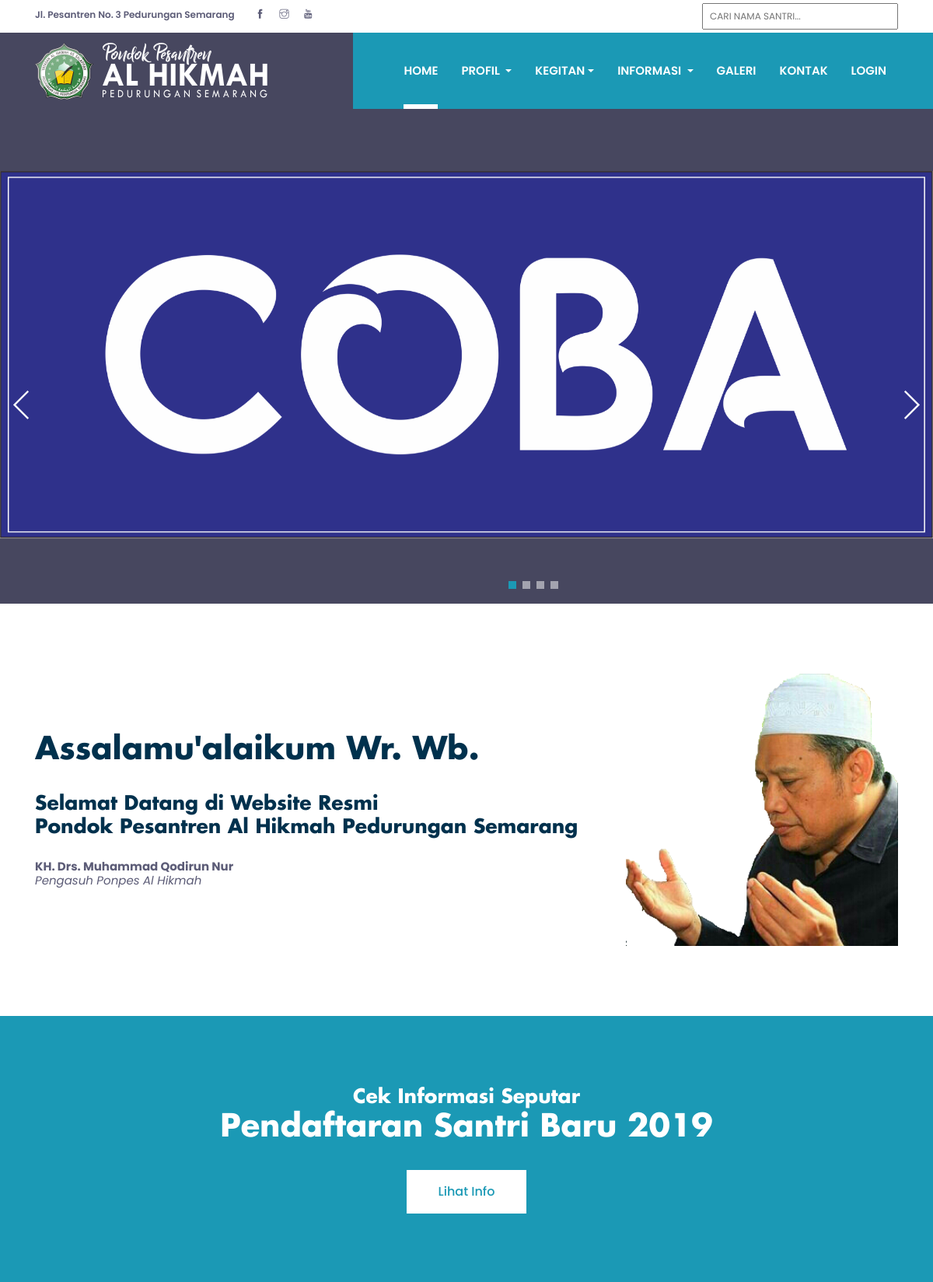
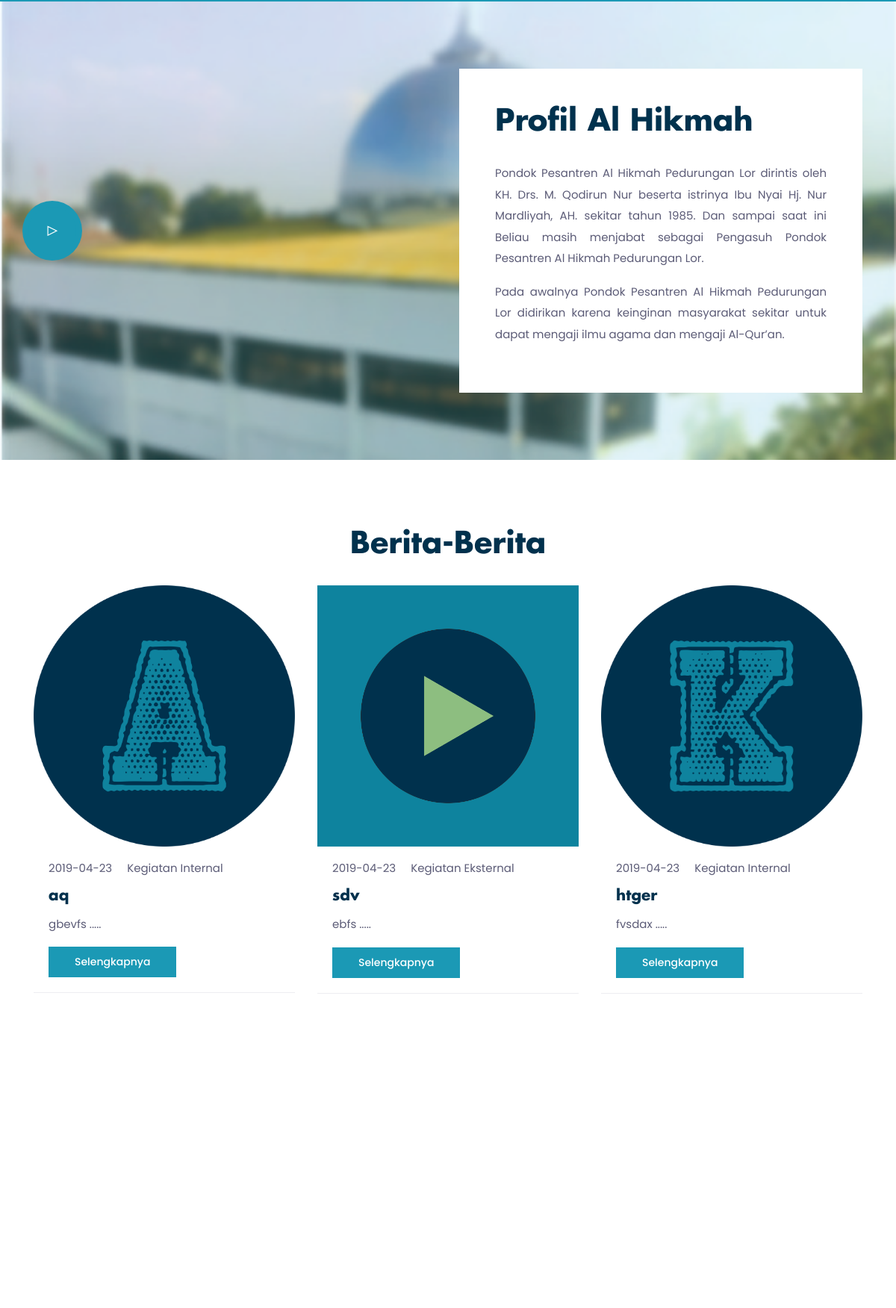
The page / (upper part) on the database its author committed (2 pictures, top to bottom).
### tables this page shows
CREATE TABLE `slider` (
  `no` int(5) NOT NULL,
  `tanggal` date NOT NULL,
  `judul` varchar(20) NOT NULL,
  `gambar` varchar(20) NOT NULL
);

CREATE TABLE `berita` (
  `id_berita` int(5) NOT NULL,
  `tanggal` date NOT NULL,
  `id_label` int(4) NOT NULL DEFAULT '0',
  `judul` varchar(100) NOT NULL,
  `isi` varchar(4000) NOT NULL,
  `gambar` varchar(20) NOT NULL
);

CREATE TABLE `label` (
  `id_label` int(11) NOT NULL,
  `ket` varchar(30) DEFAULT ''
);

### index.php (the view, shortened to what this page needs)
<?php
include 'koneksi.php';
$sql1 = "SELECT * FROM slider order By no desc";
$sql2 = "SELECT * FROM berita join label using(id_label) limit 3";
$result1 = mysqli_query($conn, $sql1);
$result2 = mysqli_query($conn, $sql2);
?>
<!DOCTYPE html>
<html lang="zxx">
<head>
  <link rel="stylesheet" href="plugins/bootstrap/bootstrap.min.css">
  <link rel="stylesheet" href="plugins/slick/slick.css">
  <link rel="stylesheet" href="plugins/themify-icons/themify-icons.css">
  <link rel="stylesheet" href="plugins/animate/animate.css">
  <link rel="stylesheet" href="plugins/aos/aos.css">
  <link rel="stylesheet" href="plugins/venobox/venobox.css">
  <link href="css/style.css" rel="stylesheet">
</head>
<body>
  <header class="fixed-top header">
    <div class="top-header py-1 bg-white">
      <div class="container">
        <div class="row no-gutters">
          <div class="col-lg-4 text-center text-lg-left">
            <a class="text-color mr-3">Jl. Pesantren No. 3 Pedurungan Semarang</a>
            <ul class="list-inline d-inline">
              <li class="list-inline-item mx-0"><a class="d-inline-block p-2 text-color" href="https://web.facebook.com/ppalhikmahsmg/"><i class="ti-facebook"></i></a></li>
              <li class="list-inline-item mx-0"><a class="d-inline-block p-2 text-color" href="https://www.instagram.com/ppalhikmahsmg/"><i class="ti-instagram"></i></a></li>
              <li class="list-inline-item mx-0"><a class="d-inline-block p-2 text-color" href="https://www.youtube.com/channel/UCld4GHv_Tu-IoTsuRrGj5Yw"><i class="ti-youtube"></i></a></li>
            </ul>
          </div>
          <div class="col-lg-8 text-center text-lg-right">
            <ul class="list-inline">
              <form action="datacari.php">
                <div class="input-wrapper">
                  <input class="text-uppercase text-color p-sm-2 py-2 px-0 d-inline-block" name="cari" placeholder="Cari Nama Santri...">
                </div>
              </form>
            </ul>
          </div>
        </div>
      </div>
    </div>
    <div class="navigation w-100">
      <div class="container">
        <nav class="navbar navbar-expand-lg navbar-light p-0">
          <a class="navbar-brand" href="index.php"><img src="images/logo.png" alt="logo"></a>
        <div class="collapse navbar-collapse" id="navigation">
          <ul class="navbar-nav ml-auto text-center">
            <li class="nav-item active">
              <a class="nav-link" href="index.php">Home</a>
            </li>
            <li class="nav-item dropdown view">
              <a class="nav-link dropdown-toggle" href="#" id="navbarDropdown" role="button" data-toggle="dropdown"
              aria-haspopup="true" aria-expanded="false">
              Profil
            </a>
          </li>
          <li class="nav-item dropdown view">
            <a class="nav-link dropdown-toggle" href="#" id="navbarDropdown" role="button" data-toggle="dropdown"
            aria-haspopup="true" aria-expanded="false">
          Kegitan</a>
        </li>
        <li class="nav-item dropdown view">
          <a class="nav-link dropdown-toggle" href="#" id="navbarDropdown" role="button" data-toggle="dropdown"
          aria-haspopup="true" aria-expanded="false">
          Informasi
        </a>
      </li>
      <li class="nav-item">
        <a class="nav-link" href="galeri.php">GALERI</a>
      </li>
      <li class="nav-item">
        <a class="nav-link" href="kontak.php">KONTAK</a>
      </li>
      <li class="nav-item">
        <a class="nav-link" href="login/index.php">LOGIN</a>
      </li>
    </ul>
  </div>
</nav>
</div>
</div>
</header>
  <section class="hero-section overlay bg-cover">
    <div class="hero-slider">
          <?php while($img = mysqli_fetch_array($result1)){
            ?>
            <div class="slider-item">
              <img src="Admin/img/slider/<?= $img['gambar']; ?>" style="width: 100%;">
                  </div>
                  <?php
                }
                ?>
      </div>
    </section>
<section class="section">
  <div class="container">
    <div class="row align-items-center">
      <div class="col-md-8 order-2 order-md-1">
        <h2 class="section-title">Assalamu'alaikum Wr. Wb.</h2>
        <h3>Selamat Datang di Website Resmi <br>Pondok Pesantren Al Hikmah Pedurungan Semarang</h3>
        <br>
        <p2><b>KH. Drs. Muhammad Qodirun Nur</b><br>
          <i>Pengasuh Ponpes Al Hikmah</i></p2>
        </div>
        <div class="col-md-4 order-1 order-md-2 mb-4 mb-md-0">
          <img class="img-fluid w-100" src="images/abah.png" alt="about image">
        </div>
      </div>
    </div>
  </section>
  <section class="section bg-primary">
    <div class="container">
      <div class="row">
        <div class="col-12 text-center">
          <h3 class="text-white font-secondary mb-0">Cek Informasi Seputar</h3>
          <h2 class="section-title text-white">Pendaftaran Santri Baru 2019</h2>
          <a href="pendaftaran.html" class="btn btn-secondary">Lihat Info</a>
        </div>
      </div>
    </div>
  </section>
  <section class="section bg-cover" data-background="images/profil.jpg">
    <div class="container">
      <div class="row">
        <div class="col-lg-6 col-sm-4 position-relative success-video">
          <a class="play-btn venobox" href="https://youtu.be/hv2QbdRyFp0" data-vbtype="video">
            <i class="ti-control-play"></i>
          </a>
        </div>
        <div class="col-lg-6 col-sm-8">
          <div class="bg-white p-5">
            <h2 class="section-title">Profil Al Hikmah</h2>
            <p style="text-align:justify">Pondok Pesantren Al Hikmah Pedurungan Lor dirintis oleh KH. Drs. M. Qodirun Nur beserta istrinya Ibu Nyai Hj. Nur Mardliyah, AH. sekitar tahun 1985. Dan sampai saat ini Beliau masih menjabat sebagai Pengasuh Pondok Pesantren Al Hikmah Pedurungan Lor.</p>
            <p style="text-align:justify">Pada awalnya Pondok Pesantren Al Hikmah Pedurungan Lor didirikan karena keinginan masyarakat sekitar untuk dapat mengaji ilmu agama dan mengaji Al-Qur’an.</p>
          </div>
        </div>
      </div>
    </div>
  </section>
    <section class="section">
      <div class="container">
        <div class="row">
          <div class="col-12">
            <h2 class="section-title text-center">Berita-Berita</h2>
          </div>
        </div>
        <div class="row justify-content-center">
          <?php while($berita = mysqli_fetch_array($result2)){
            ?>
            <article class="col-lg-4 col-sm-6 mb-5 mb-lg-0">
              <div class="card rounded-0 border-bottom border-primary border-top-0 border-left-0 border-right-0 hover-shadow">
                <img class="card-img-top rounded-0" src="admin/img/berita/<?= $berita['gambar']; ?>" alt="Post thumb">
                <div class="card-body">
                  <ul class="list-inline mb-3">
                    <li class="list-inline-item mr-3 ml-0"><?= $berita['tanggal']; ?></li>
                    <li class="list-inline-item mr-3 ml-0"><?= $berita['ket']; ?></li>
                  </ul>
                  <a href="lihatberita.php?judul=<?= $berita['judul'];?>">
                    <h4 class="card-title"><?= $berita['judul']; ?></h4>
                  </a>
                  <p class="card-text"><?= substr($berita['isi'], 0,65); ?> .....</p>
                  <a href="lihatberita.php?judul=<?= $berita['judul'];?>" class="btn btn-primary btn-sm">Selengkapnya</a>
                </div>
              </div>
            </article>
            <?php
          }
          ?>
        </div>
      </div>
    </section>
    <section class="section pt-0">
      <div id="map_canvas" data-latitude="-7.0148173" data-longitude="110.48419461556719"></div>
    </section>
</body>
</html>

### rows shown on the page
slider: gambar (picture)
berita: gambar (picture), tanggal "2019-04-23", id_label.ket "Kegiatan Internal", judul "aq", isi "gbevfs"
berita: gambar (picture), tanggal "2019-04-23", id_label.ket "Kegiatan Eksternal", judul "sdv", isi "ebfs"
berita: gambar (picture), tanggal "2019-04-23", id_label.ket "Kegiatan Internal", judul "htger", isi "fvsdax"
